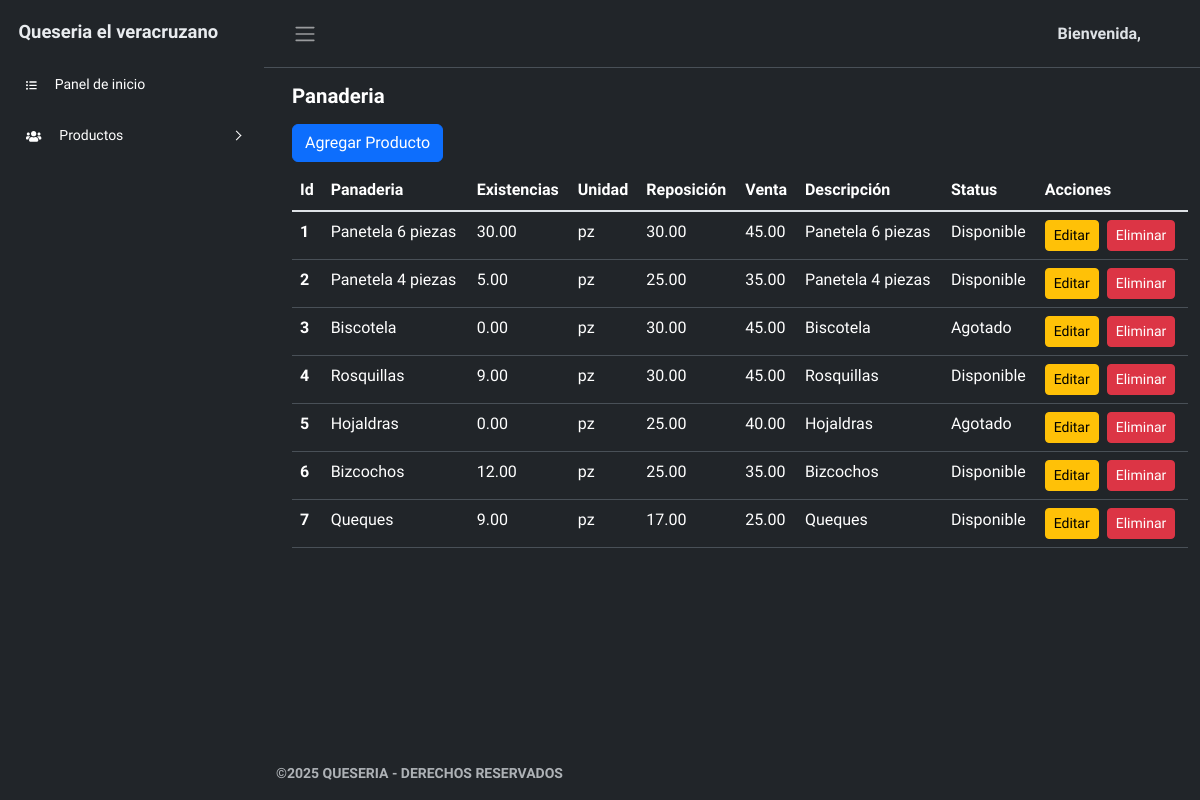
The app's page /productos/panaderia.php with its own data.
### tables this page shows
CREATE TABLE `panaderia` (
  `id` int(11) NOT NULL,
  `tipo_producto` varchar(255) NOT NULL,
  `existencia` decimal(10,2) NOT NULL DEFAULT 0.00,
  `unidad` enum('pz','kg') NOT NULL,
  `reposicion` decimal(10,2) NOT NULL,
  `venta` decimal(10,2) NOT NULL,
  `descripcion` text DEFAULT NULL,
  `status` enum('Disponible','Agotado') GENERATED ALWAYS AS (case when `existencia` > 0 then 'Disponible' else 'Agotado' end) STORED
);

### productos/panaderia.php (the view, shortened to what this page needs)
<?php
require_once $_SERVER['DOCUMENT_ROOT'] . '/queseria/conexion.php';
?>
<!DOCTYPE html>
<html lang="en" data-bs-theme="dark">
<head>
    <link rel="stylesheet" href="../css/bootstrap.min.css">
    <link rel="stylesheet" href="../css/style-admin.css">
    <link rel="stylesheet" href="../assets/sweetalert2.min.css">
</head>
<body>
    <div class="wrapper">
        <?php include '../components/sidebar.php'; ?>
        <div class="main">
            <?php include '../components/navbar.php'; ?>
            <main class="content px-2 py-2">
                <div class="container-fluid mx-2">
                    <div>
                        <h4 class="fw-semibold py-2">Panaderia</h6>
                    </div>
                    <button type="button" class="btn btn-primary" data-bs-toggle="modal" data-bs-target="#agregarProductoModal">
                        Agregar Producto
                    </button>
                    <div class="py-2">
                        <table class="table">
                            <thead>
                                <tr>
                                    <th scope="col">Id</th>
                                    <th scope="col">Panaderia</th>
                                    <th scope="col">Existencias</th>
                                    <th scope="col">Unidad</th>
                                    <th scope="col">Reposición</th>
                                    <th scope="col">Venta</th>
                                    <th scope="col">Descripción</th>
                                    <th scope="col">Status</th>
                                    <th scope="col">Acciones</th>
                                </tr>
                            </thead>
                            <tbody class="table-group-divider">
                                <?php
                                $stmt = $pdo->query("SELECT * FROM panaderia");
                                if ($stmt->rowCount() > 0):
                                    while ($row = $stmt->fetch(PDO::FETCH_ASSOC)):
                                ?>
                                        <tr>
                                            <th scope="row"><?php echo $row['id']; ?></th>
                                            <td><?php echo $row['tipo_producto']; ?></td>
                                            <td><?php echo $row['existencia']; ?></td>
                                            <td><?php echo $row['unidad']; ?></td>
                                            <td><?php echo $row['reposicion']; ?></td>
                                            <td><?php echo $row['venta']; ?></td>
                                            <td><?php echo $row['descripcion']; ?></td>
                                            <td><?php echo $row['existencia'] > 0 ? 'Disponible' : 'Agotado'; ?></td>
                                            <td>
                                                <div class="d-flex gap-2">
                                                <button type="button" class="btn btn-warning btn-sm" onclick="cargarDatosProducto(<?php echo $row['id']; ?>, 'panaderia');">Editar</button>
                                                <form onsubmit="event.preventDefault(); eliminarProducto(<?php echo $row['id']; ?>, 'panaderia');">
                                                    <button type="submit" class="btn btn-danger btn-sm">Eliminar</button>
                                                </form>
                                                </div>
                                            </td>
                                        </tr>
                                    <?php
                                    endwhile;
                                else:
                                    ?>
                                    <tr>
                                        <td colspan="8">No hay productos registrados.</td>
                                    </tr>
                                <?php endif; ?>
                            </tbody>
                        </table>
                    </div>
            </main>
            <footer class="footer">
                <div class="container-fluid">
                    <div class="row text-muted">
                        <div class="col-6 text-start">
                            <p class="mb-2">
                                <a href="#" class="text-muted">
                                    <p class="fw-bold text-size">©2025 QUESERIA - DERECHOS RESERVADOS</p>
                                </a>
                            </p>
                        </div>
                    </div>
                </div>
            </footer>
        </div>
    </div>
</body>
</html>

### css/style-admin.css (style rules this page uses)
body { overflow-y: scroll; margin: 0; }
.text-size { font-size: 14px; }
a { cursor: pointer; text-decoration: none; }
h4 { font-size: 1.275rem; color: var(--bs-emphasis-color); }
.wrapper { align-items: stretch; display: flex; width: 100%; }
.main { display: flex; flex-direction: column; min-height: 100vh; min-width: 0; overflow: hidden; transition: all 0.35s ease-in-out; width: 100%; background: var(--bs-body-bg); }
.content { flex: 1; max-width: 100vw; width: 100vw; }
@media (min-width:768px) { .content { max-width: auto; width: auto; } }

### records on screen
panaderia: id "1", tipo_producto "Panetela 6 piezas", existencia "30.00", unidad "pz", reposicion "30.00", venta "45.00", descripcion "Panetela 6 piezas", shows "Disponible"
panaderia: id "2", tipo_producto "Panetela 4 piezas", existencia "5.00", unidad "pz", reposicion "25.00", venta "35.00", descripcion "Panetela 4 piezas", shows "Disponible"
panaderia: id "3", tipo_producto "Biscotela", existencia "0.00", unidad "pz", reposicion "30.00", venta "45.00", descripcion "Biscotela", shows "Agotado"
panaderia: id "4", tipo_producto "Rosquillas", existencia "9.00", unidad "pz", reposicion "30.00", venta "45.00", descripcion "Rosquillas", shows "Disponible"
panaderia: id "5", tipo_producto "Hojaldras", existencia "0.00", unidad "pz", reposicion "25.00", venta "40.00", descripcion "Hojaldras", shows "Agotado"
panaderia: id "6", tipo_producto "Bizcochos", existencia "12.00", unidad "pz", reposicion "25.00", venta "35.00", descripcion "Bizcochos", shows "Disponible"
panaderia: id "7", tipo_producto "Queques", existencia "9.00", unidad "pz", reposicion "17.00", venta "25.00", descripcion "Queques", shows "Disponible"

### other values on screen
$saludo "Bienvenida"
